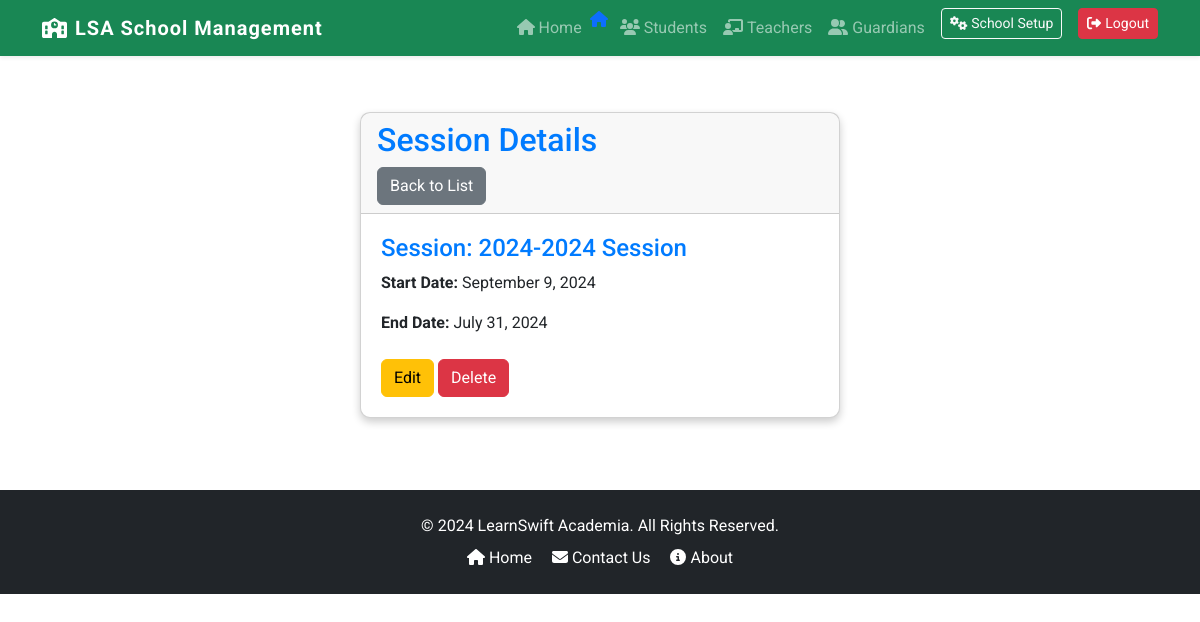
/sessions/1/ (signed in), run on the app's committed database.
### core/models.py (models this page shows, shortened)
class Session(models.Model):
    start_date = models.DateField()
    end_date = models.DateField()
    is_active = models.BooleanField(default=True)
    @property
    def name(self):
        start_year = self.start_date.year
        end_year = self.end_date.year
        return f"{start_year}-{end_year} Session"

### core/views.py (the view)
# urls.py: path('sessions/<int:pk>/', SessionDetailView.as_view(), name='session_detail'),
class SessionDetailView(AdminRequiredMixin, DetailView):
    template_name = 'setup/session_detail.html'
    def get(self, request, pk):
        session = get_object_or_404(Session, pk=pk)
        return render(request, self.template_name, {'session': session})

### core/views.py (called while the page is built)
    def test_func(self):
        return self.request.user.is_superuser

### core/templates/setup/session_detail.html
{% extends 'base.html' %}
{% block content %}
<div class="container mt-2">
    <div class="card" style="width: 30rem; margin: 0 auto;">
        <div class="card-header">
            <h2>Session Details</h2>
            <a href="{% url 'session_list' %}" class="btn btn-secondary float-right">Back to List</a>
        </div>
        <div class="card-body">
            <h4>Session: {{ session.name }}</h4>
            <p><strong>Start Date:</strong> {{ session.start_date|date:"F j, Y" }}</p>
            <p><strong>End Date:</strong> {{ session.end_date|date:"F j, Y" }}</p>
            <div class="mt-4">
                <a href="{% url 'session_update' session.id %}" class="btn btn-warning">Edit</a>
                <a href="{% url 'session_delete' session.id %}" class="btn btn-danger"
                   onclick="return confirm('Are you sure you want to delete this session?');">Delete</a>
            </div>
        </div>
    </div>
</div>
<br>
{% endblock %}

### core/static/css/custom.css (style rules this page uses)
:root { --bs-primary: #4e73df; --bs-secondary: #858796; --bs-success: #1cc88a; --bs-info: #36b9cc; --bs-warning: #f6c23e; --bs-danger: #e74a3b; --bs-light: #f8f9fc; --bs-dark: #5a5c69; --bs-font-sans-serif: 'Roboto', sans-serif; }
html, body { height: 100%; margin: 0; display: flex; flex-direction: column; }
body { font-family: 'Roboto', sans-serif; }
h1, h2, h3, h4, h5, h6 { color: #007bff; }
.card { box-shadow: 0 4px 8px 0 rgba(0, 0, 0, 0.2); transition: 0.3s; border-radius: 10px; }
.card-body { padding: 20px; }

### data on the page
Session: name "2024-2024 Session", start_date "September 9, 2024", end_date "July 31, 2024"
